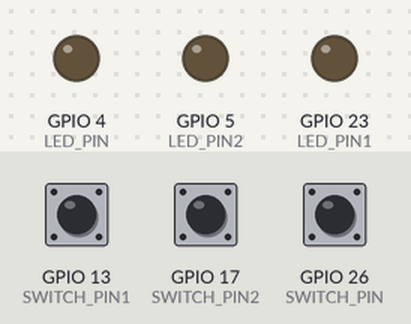
Simulated run of this program. Board: Raspberry Pi (BCM pin numbers). On the bench: output pins drawn as LEDs (lit = HIGH). Inputs (shaded band) come from the test bench; at power-on: GPIO 13 (SWITCH_PIN1) LOW, GPIO 17 (SWITCH_PIN2) LOW, GPIO 26 (SWITCH_PIN) LOW. What the program prints to the terminal is not drawn.

Above: at 1.2 s.
1.3 s: GPIO 13 (SWITCH_PIN1) pulled HIGH for 0.15 s
At 1.37 s:
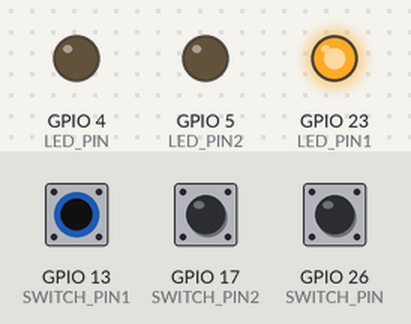
2.9 s: GPIO 17 (SWITCH_PIN2) pulled HIGH for 0.15 s
At 2.97 s:
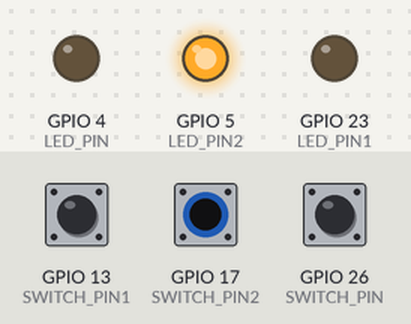
4.5 s: GPIO 26 (SWITCH_PIN) pulled HIGH for 0.15 s
At 4.57 s:
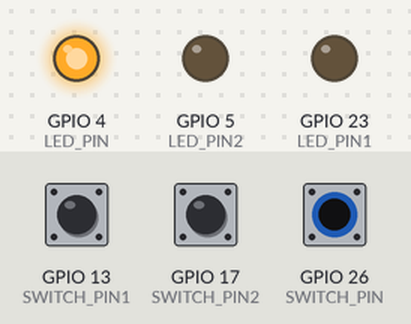
6.1 s: GPIO 26 (SWITCH_PIN) pulled HIGH for 3.2 s
At 9.6 s:
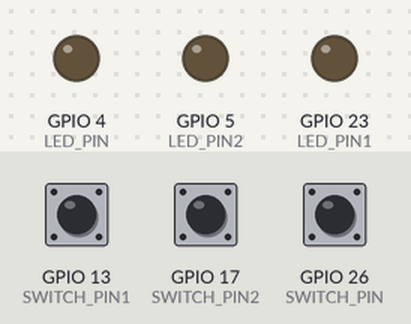
10.8 s: GPIO 13 (SWITCH_PIN1) pulled HIGH for 3.2 s
At 12.0 s:
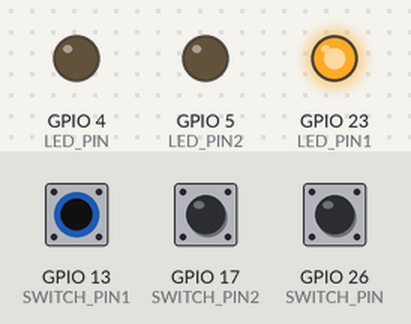
15.5 s: GPIO 13 (SWITCH_PIN1) driven HIGH and GPIO 17 (SWITCH_PIN2) driven HIGH
At 15.8 s:
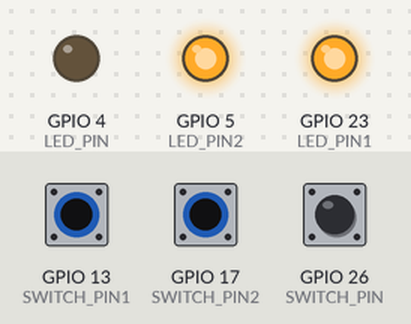
Timing chart, 0 to 18.0 s (numbered marks = the images above; inputs shaded):
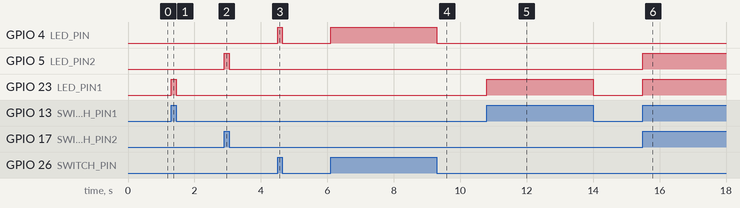

Measured:
- after the input at 1.3 s, GPIO 23 (LED_PIN1): LOW → HIGH at once, → LOW 0.15 s later
- after the input at 2.9 s, GPIO 5 (LED_PIN2): LOW → HIGH at once, → LOW 0.15 s later
- after the input at 4.5 s, GPIO 4 (LED_PIN): LOW → HIGH at once, → LOW 0.15 s later
- after the input at 6.1 s, GPIO 4 (LED_PIN): LOW → HIGH at once, → LOW 3.2 s later
- after the input at 10.8 s, GPIO 23 (LED_PIN1): LOW → HIGH at once, → LOW 3.2 s later
- after the input at 15.5 s, GPIO 5 (LED_PIN2), GPIO 23 (LED_PIN1): LOW → HIGH at once

The program:

switch_led_task.py
```python
import RPi.GPIO as GPIO
import time

LED_PIN = 4
LED_PIN1 = 23
LED_PIN2 = 5
SWITCH_PIN = 26
SWITCH_PIN1 = 13
SWITCH_PIN2 = 17

GPIO.setmode(GPIO.BCM)
GPIO.setup(LED_PIN, GPIO.OUT)
GPIO.setup(LED_PIN1, GPIO.OUT)
GPIO.setup(LED_PIN2, GPIO.OUT)
# 내부 풀다운저항 (안 눌렀을 때: 0, 눌렀을 때: 1)
GPIO.setup(SWITCH_PIN, GPIO.IN, pull_up_down=GPIO.PUD_DOWN)
GPIO.setup(SWITCH_PIN1, GPIO.IN, pull_up_down=GPIO.PUD_DOWN)
GPIO.setup(SWITCH_PIN2, GPIO.IN, pull_up_down=GPIO.PUD_DOWN)

try:
    while True:
        val = GPIO.input(SWITCH_PIN)
        print(val)
        GPIO.output(LED_PIN, val)
        val = GPIO.input(SWITCH_PIN1)
        print(val)
        GPIO.output(LED_PIN1, val)
        val = GPIO.input(SWITCH_PIN2)
        print(val)
        GPIO.output(LED_PIN2, val)
        #time.sleep(0.1)
finally:
    GPIO.cleanup()
    print('cleanup and exit')
```
